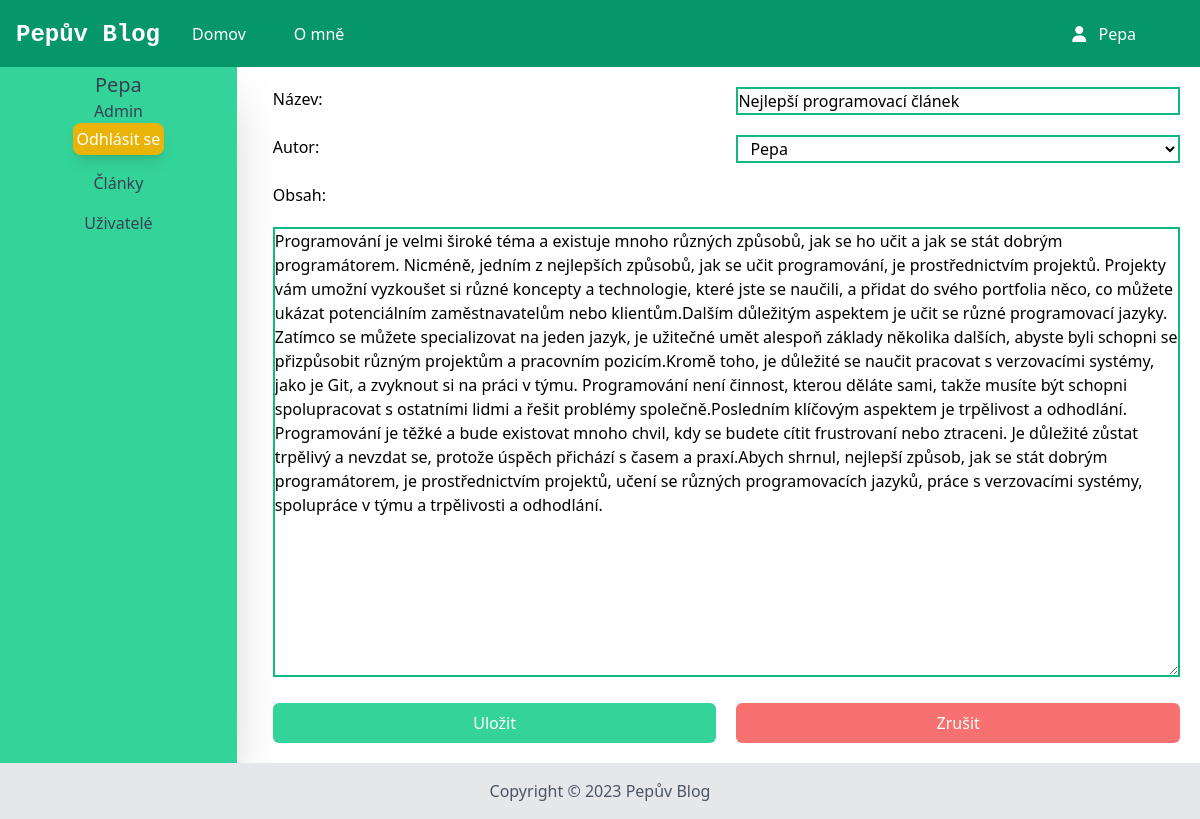
Page /admin/article/edit/1 (signed in) on the committed database.
### app.py (models this page shows, shortened)
class User(db.Model):
    id = db.Column(db.Integer, primary_key=True)
    login = db.Column(db.String, nullable=False)
    password = db.Column(db.String, nullable=False)
    admin = db.Column(db.Boolean, default=0)
    articles = db.relationship('Article', backref='author', lazy=True)
    is_active = db.Column(db.Boolean, default=True)
    is_authenticated = db.Column(db.Boolean)
    def is_authenticated(self):
        return self.is_authenticated
    def is_active(self):
        return self.is_active

class Article(db.Model):
    id = db.Column(db.Integer, primary_key=True)
    title = db.Column(db.String, nullable=False)
    content = db.Column(db.String, nullable=False)
    author_id = db.Column(db.Integer, db.ForeignKey('user.id'), nullable=False)
    categories = db.Column(db.PickleType, default=["uncategorized"])
    likes = db.Column(db.PickleType)
    dislikes = db.Column(db.PickleType)
    date_created = db.Column(db.DateTime, default=datetime.utcnow)
    views = db.Column(db.Integer, default=0)
    thumbnail = db.Column(db.String)

### app.py (the view, shortened to what this page needs)
@app.route("/admin/article/edit/<int:id>", methods=["GET","POST"])
@app.route("/admin/article/edit", methods=["GET","POST"])
@login_required
def edit_article(id=None):
    if id:
        article = Article.query.filter_by(id=id).first()
    else:
        article = Article()
    users = User.query.all()
    if request.method == 'GET':
        return render_template("admin_article_edit.html",article=article,users=users)

### app.py (called while the page is built)
@login_manager.user_loader
def load_user(user_id):
    return User.query.get(int(user_id))

### templates/admin_article_edit.html (shortened to what this page needs)
{% extends 'admin_base.html' %}
{% block admin_body %}
<form class="grid grid-cols-2 items-top gap-5 p-5" method="post">
	<label>Název:</label>
	{% if article.title!=None %}
	<input name="title" class="border-emerald-500 border-2" value="{{article.title}}" required />
	{% else %}
	<input name="title" class="border-emerald-500 border-2" required />
	{% endif %}
	<label>Autor:</label>
	<select name="author_id" class="border-emerald-500 border-2 px-2 bg-white">
		{% for user in users %}
		<option value="{{ user.id }}">{{ user.login }}</option>
		{% endfor %}
	</select>
	<label class="col-span-2">Obsah:</label>
	<div class="col-span-2">
		{% if article.content != None %}
		<textarea id="editor" name="content" class="col-span-2 h-72 border-emerald-500 border-2 w-full"
			style="min-height: 450px;">{{article.content}}</textarea>
		{% else %}
		<textarea id="editor" name="content" class="col-span-2 h-72 border-emerald-500 border-2 w-full"
			style="min-height: 450px;"></textarea>
		{% endif %}
	</div>
	<input type="submit" class=" bg-emerald-400 text-white p-2 rounded-md cursor-pointer hover:bg-emerald-500"
		value="Uložit" />
	<button class="text-center bg-red-400 text-white p-2 rounded-md cursor-pointer hover:bg-red-500"
		id="cancel">Zrušit</button>
</form>
{% endblock %}

### templates/admin_base.html (shortened to what this page needs)
{%extends 'base.html'%}
{% block body %}
<aside class="bg-emerald-400 h-auto w-auto shadow-2xl p-1 font-medium text-gray-700">
    <label class="text-xl">{{ current_user.login }}</label>
    {% if current_user.admin==True %}
    <label class="">Admin</label>
    {% else %}
    <label>Uživatel</label>
    {% endif %}
    <button class="text-white bg-yellow-500 hover:bg-yellow-400 p-1 shadow-lg rounded-lg" id="logout">
        Odhlásit se
    </button>
    <a class="hover:text-gray-900 mt-4" href="{{ url_for('admin_articles') }}">Články</a>
    <a class="hover:text-gray-900 mt-4" href="{{ url_for('admin_users') }}">Uživatelé</a>
</aside>
<div class="administration w-full"> {% block admin_body %} {% endblock %}</div>
{% endblock %}

### templates/base.html (shortened to what this page needs)
<!DOCTYPE html>
<html lang="cs">
<head>
  <link rel="stylesheet" href="{{ url_for('static',filename='css/output.css') }}" />
  <link rel="stylesheet" href="https://cdnjs.cloudflare.com/ajax/libs/font-awesome/6.2.1/css/all.min.css"
 />
</head>
<body>
  <header class="bg-emerald-600 text-white p-4 flex items-center justify-between fixed w-full">
    <h1 class="text-2xl font-bold"><a class="font-mono" href="{{ url_for('index') }}">Pepův Blog</a></h1>
    <nav class="flex flex-1 items-center">
      <ul class="flex ml-8 flex-1 gap-8">
        <li class="mr-4 hover:text-gray-300"><a href="{{ url_for('index') }}">Domov</a></li>
        <li class="mr-4 hover:text-gray-300"><a href="{{ url_for('about') }}">O mně</a></li>
        <li class="mr-4 hover:text-gray-300 absolute right-12">
          <a href="{{ url_for('admin_login') }}">
          <i class="fa-solid fa-user mr-2"></i>
          {% if current_user.login %}
          {{current_user.login}}
          {% else %}
          Přihlásit se
          {% endif %}
        </a>
      </li>
      </ul>
    </nav>
  </header>
  <main class="py-6 px-6">
    {% block body %} {% endblock %}
  </main>
  <footer class="bg-gray-200 p-4">
    <p class="text-center text-gray-600">Copyright © 2023 Pepův Blog</p>
  </footer>
</body>
</html>

### templates/admin_base.html (style rules this page uses)
main { display: grid; grid-template-columns: 2fr 8fr; gap:16px; padding-bottom: 0 !important; padding-left: 0 !important; padding-right: 0 !important; margin: 0 !important; }
aside { display: flex; flex-direction: column; justify-content: start; align-items: center; }

### rows in the picture
User: login "Pepa"
Article: title "Nejlepší programovací článek", content "Programování je velmi široké téma a existuje mnoho různých způsobů, jak se ho učit a jak se stát dobrým programátorem. Nicméně, jedním z nejlepších způsobů, jak se učit programování, je prostřednictvím projektů. Projekty vám umožní vyzkoušet si různé koncepty a technologie, které jste se naučili, a přidat do svého portfolia něco, co můžete ukázat potenciálním zaměstnavatelům nebo klientům.Dalším důležitým aspektem je učit se různé programovací jazyky. Zatímco se můžete specializovat na jeden jazyk, je užitečné umět alespoň základy několika dalších, abyste byli schopni se přizpůsobit různým projektům a pracovním pozicím.Kromě toho, je důležité se naučit pracovat s verzovacími systémy, jako…"

### other values in the picture
form field author_id "Pepa"
